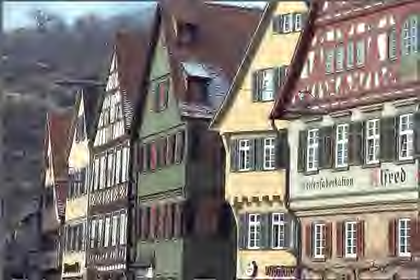
%> input picture test_syn(DMOS=61.18).bmp, 420 x 280 px, shrunk from 768 x 512 before the run
$ octave --eval "result = ext_feats_DCT(imread('../test_syn(DMOS=61.18).bmp'));"   (GNU Octave 9; MATLAB toolbox functions it lacks are replaced by stand-ins)
%> lines starting %> are read from the running program, lines starting %| are printed output that depends on the picture
### dct_feats/co_benford.m
function output = co_benford(img)
%% benford's law

benf_stb = [31,17.6,12.5,9.7,7.9,6.7,5.8,5.1,4.6]';

I = dct2(img);

leading_digits = [];

leading_digits = str2double(regexp(sprintf('%e ',I.'), '\d\.', 'match'));

sat_digits = tabulate(leading_digits);
if length(sat_digits) == 9
    dist = (sat_digits(:,3)-benf_stb).^2;
else
    dist = (sat_digits(2:10,3)-benf_stb).^2;
end

output = sqrt(sum(dist));

### dct_feats/ext_feats_DCT.m
function features = ext_feats_DCT(I)

%% Extract Features in DCT Domain

    h = fspecial('gaussian',3);
    Img = double(I(:,:,1));

%% 1st scale
    %% Benford's Law

    ben = co_benford(Img);
    %% Energy Subband Ratio

    all_en_rto = blkproc(Img,[3,3],[1,1],@co_energy_subband_ratio);
    en_rto_temp = sort(all_en_rto(:),'descend');
    en_rto_mean100 = mean(en_rto_temp);
    en_rto_mean10 = mean(en_rto_temp(1:ceil(length(en_rto_temp)/10)));
    %% Frequency Variation in Three Orientations

    all_ori1 = blkproc(Img,[3 3],[1,1],@co_orientation1);
    all_ori2 = blkproc(Img,[3 3],[1,1],@co_orientation2);
    all_ori3 = blkproc(Img,[3 3],[1,1],@co_orientation3);
    temp_size = size(all_ori1);
    var_temp = zeros(temp_size);
    for i=1:temp_size(1);
        for j=1:temp_size(2);
            var_temp(i,j) = var([all_ori1(i,j),all_ori2(i,j),all_ori3(i,j)]);
        end
    end
    all_ori_temp = sort(var_temp(:),'descend');
    all_ori_mean100 = mean(all_ori_temp);
    all_ori_mean10 = mean(all_ori_temp(1:ceil(length(all_ori_temp)/10)));
    features1 = [ben,en_rto_mean100,en_rto_mean10,all_ori_mean100,all_ori_mean10];

    clear en_rto_temp  all_ori_temp

%% 2nd scale

    Img1_filtered=double(imfilter(Img,h));
    Img2 = Img1_filtered(2:2:end,2:2:end);

    %% Benford's Law

    ben = co_benford(Img2);
    %% Energy Subband Ratio

    all_en_rto = blkproc(Img2,[3,3],[1,1],@co_energy_subband_ratio);
    en_rto_temp = sort(all_en_rto(:),'descend');
    en_rto_mean100 = mean(en_rto_temp);
    en_rto_mean10 = mean(en_rto_temp(1:ceil(length(en_rto_temp)/10)));
    %% Frequency Variation in Three Orientations

    all_ori1 = blkproc(Img2,[3 3],[1,1],@co_orientation1);
    all_ori2 = blkproc(Img2,[3 3],[1,1],@co_orientation2);
    all_ori3 = blkproc(Img2,[3 3],[1,1],@co_orientation3);
    temp_size = size(all_ori1);
    var_temp = zeros(temp_size);
    for i=1:temp_size(1);
        for j=1:temp_size(2);
            var_temp(i,j) = var([all_ori1(i,j),all_ori2(i,j),all_ori3(i,j)]);
        end
    end
    all_ori_temp = sort(var_temp(:),'descend');
    all_ori_mean100 = mean(all_ori_temp);
    all_ori_mean10 = mean(all_ori_temp(1:ceil(length(all_ori_temp)/10)));
    features2 = [ben,en_rto_mean100,en_rto_mean10,all_ori_mean100,all_ori_mean10];

    clear en_rto_temp  all_ori_temp

%% 3th scale

    Img2_filtered=double(imfilter(Img2,h));
    Img3 = Img2_filtered(2:2:end,2:2:end);

    %% Energy Subband Ratio

    all_en_rto = blkproc(Img3,[3,3],[1,1],@co_energy_subband_ratio);
    en_rto_temp = sort(all_en_rto(:),'descend');
    en_rto_mean100 = mean(en_rto_temp);
    en_rto_mean10 = mean(en_rto_temp(1:ceil(length(en_rto_temp)/10)));
    %% Frequency Variation in Three Orientations

    all_ori1 = blkproc(Img3,[3 3],[1,1],@co_orientation1);
    all_ori2 = blkproc(Img3,[3 3],[1,1],@co_orientation2);
    all_ori3 = blkproc(Img3,[3 3],[1,1],@co_orientation3);
    temp_size = size(all_ori1);
    var_temp = zeros(temp_size);
    for i=1:temp_size(1);
        for j=1:temp_size(2);
            var_temp(i,j) = var([all_ori1(i,j),all_ori2(i,j),all_ori3(i,j)]);
        end
    end
    all_ori_temp = sort(var_temp(:),'descend');
    all_ori_mean100 = mean(all_ori_temp);
    all_ori_mean10 = mean(all_ori_temp(1:ceil(length(all_ori_temp)/10)));
    features3 = [en_rto_mean100,en_rto_mean10,all_ori_mean100,all_ori_mean10];

    clear en_rto_temp  all_ori_temp

features =  [features1,features2,features3];
%> in ext_feats_DCT, `Img = double(I(:,:,1));`:
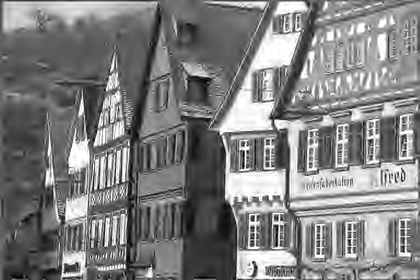
%> Img: size 280x420 double; min 0, max 255, mean 127.9
%> in co_benford, `sat_digits = tabulate(leading_digits);`: sat_digits = [1 37282 31.7; 2 20797 17.68; 3 13844 11.77; 4 10735 9.13; 5 8778 7.46; 6 7793 6.63; 7 6714 5.71; 8 6058 5.15; 9 5599 4.76]
%> in co_benford, `dist = (sat_digits(:,3)-benf_stb).^2;`: dist = [0.493; 0.00714; 0.53; 0.327; 0.19; 0.00537; 0.00825; 0.00264; 0.0259]
%> in co_benford, `output = sqrt(sum(dist));`: output = 1.26
%> (the run ends here)
